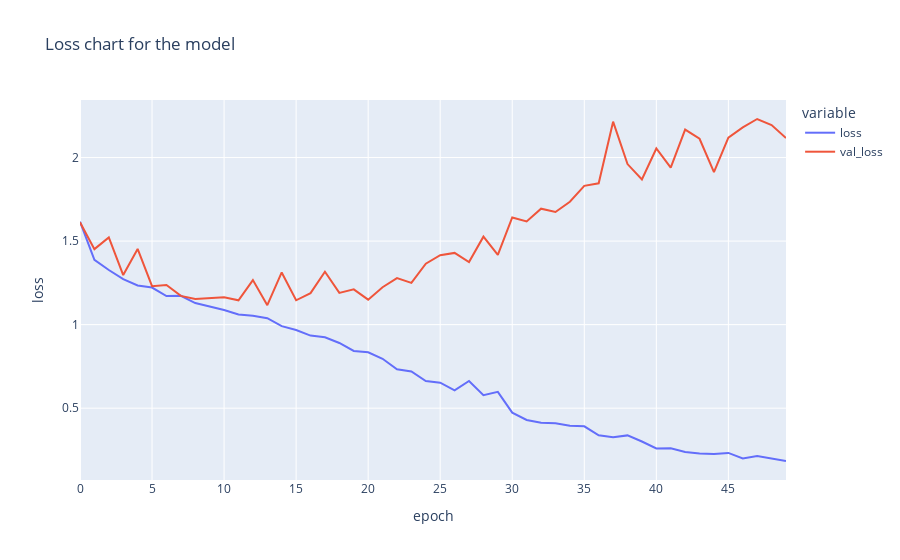

The notebook cell this image was saved under:
### Code cell
fig=px.line(history.history,y=['loss', 'val_loss'],
           labels={'index':'epoch','value':'loss'},
           title=f'Loss chart for the model')
fig.show()

### Figure 1 — Plotly figure (JSON) as saved in the notebook; plotly's stock layout.template omitted (floating-point values rounded to 4 significant figures)
{"data": [{"hovertemplate": "variable=loss<br>epoch=%{x}<br>loss=%{y}<extra></extra>", "legendgroup": "loss", "line": {"color": "#636efa", "dash": "solid"}, "marker": {"symbol": "circle"}, "mode": "lines", "name": "loss", "orientation": "v", "showlegend": true, "type": "scatter", "x": [0, 1, 2, 3, 4, 5, 6, 7, 8, 9, 10, 11, 12, 13, 14, 15, 16, 17, 18, 19, 20, 21, 22, 23, 24, 25, 26, 27, 28, 29, 30, 31, 32, 33, 34, 35, 36, 37, 38, 39, 40, 41, 42, 43, 44, 45, 46, 47, 48, 49], "xaxis": "x", "y": [1.616, 1.388, 1.327, 1.272, 1.235, 1.222, 1.171, 1.173, 1.129, 1.109, 1.088, 1.061, 1.053, 1.039, 0.9912, 0.9679, 0.9347, 0.9245, 0.8903, 0.8425, 0.8343, 0.7957, 0.7332, 0.7194, 0.6621, 0.6524, 0.6061, 0.6632, 0.5782, 0.5979, 0.4732, 0.4297, 0.4133, 0.4101, 0.3949, 0.3917, 0.3374, 0.3261, 0.3372, 0.3004, 0.2588, 0.2598, 0.2373, 0.2283, 0.2263, 0.2322, 0.1986, 0.2131, 0.1999, 0.1839], "yaxis": "y"}, {"hovertemplate": "variable=val_loss<br>epoch=%{x}<br>loss=%{y}<extra></extra>", "legendgroup": "val_loss", "line": {"color": "#EF553B", "dash": "solid"}, "marker": {"symbol": "circle"}, "mode": "lines", "name": "val_loss", "orientation": "v", "showlegend": true, "type": "scatter", "x": [0, 1, 2, 3, 4, 5, 6, 7, 8, 9, 10, 11, 12, 13, 14, 15, 16, 17, 18, 19, 20, 21, 22, 23, 24, 25, 26, 27, 28, 29, 30, 31, 32, 33, 34, 35, 36, 37, 38, 39, 40, 41, 42, 43, 44, 45, 46, 47, 48, 49], "xaxis": "x", "y": [1.612, 1.452, 1.522, 1.297, 1.453, 1.23, 1.237, 1.172, 1.154, 1.16, 1.164, 1.146, 1.267, 1.116, 1.313, 1.146, 1.188, 1.317, 1.19, 1.211, 1.15, 1.224, 1.278, 1.25, 1.365, 1.416, 1.429, 1.374, 1.527, 1.417, 1.641, 1.618, 1.694, 1.674, 1.736, 1.83, 1.846, 2.215, 1.961, 1.869, 2.054, 1.94, 2.168, 2.113, 1.912, 2.12, 2.181, 2.231, 2.194, 2.117], "yaxis": "y"}], "layout": {"legend": {"title": {"text": "variable"}, "tracegroupgap": 0}, "title": {"text": "Loss chart for the model"}, "xaxis": {"anchor": "y", "domain": [0, 1], "title": {"text": "epoch"}}, "yaxis": {"anchor": "x", "domain": [0, 1], "title": {"text": "loss"}}}}
